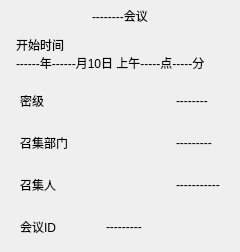
                      <widget class="QWidget" name="widget_item2" native="true">
                       <property name="maximumSize">
                        <size>
                         <width>966</width>
                         <height>902</height>
                        </size>
                       </property>
                       <layout class="QVBoxLayout" name="verticalLayout_9">
                        <property name="topMargin">
                         <number>7</number>
                        </property>
                        <property name="bottomMargin">
                         <number>7</number>
                        </property>
                        <item>
                         <widget class="QWidget" name="widget_26" native="true">
                          <property name="styleSheet">
                           <string notr="true">background:none;</string>
                          </property>
                          <layout class="QHBoxLayout" name="horizontalLayout_15">
                           <property name="spacing">
                            <number>0</number>
                           </property>
                           <property name="topMargin">
                            <number>0</number>
                           </property>
                           <property name="bottomMargin">
                            <number>0</number>
                           </property>
                           <item alignment="Qt::AlignHCenter">
                            <widget class="QLabel" name="lab_title3">
                             <property name="text">
                              <string>--------会议</string>
                             </property>
                            </widget>
                           </item>
                          </layout>
                         </widget>
                        </item>
                        <item>
                         <widget class="QWidget" name="widget_25" native="true">
                          <property name="styleSheet">
                           <string notr="true">background:none;</string>
                          </property>
                          <layout class="QVBoxLayout" name="verticalLayout_8">
                           <property name="spacing">
                            <number>0</number>
                           </property>
                           <property name="leftMargin">
                            <number>5</number>
                           </property>
                           <property name="topMargin">
                            <number>5</number>
                           </property>
                           <property name="rightMargin">
                            <number>5</number>
                           </property>
                           <property name="bottomMargin">
                            <number>5</number>
                           </property>
                           <item>
                            <widget class="QLabel" name="lab_t9">
                             <property name="text">
                              <string>开始时间</string>
                             </property>
                            </widget>
                           </item>
                           <item>
                            <widget class="QLabel" name="start_time3">
                             <property name="text">
                              <string>------年------月10日 上午-----点-----分</string>
                             </property>
                            </widget>
                           </item>
                          </layout>
                         </widget>
                        </item>
                        <item alignment="Qt::AlignLeft">
                         <widget class="QWidget" name="widget_24" native="true">
                          <property name="styleSheet">
                           <string notr="true">background:none;</string>
                          </property>
                          <layout class="QHBoxLayout" name="horizontalLayout_14">
                           <item alignment="Qt::AlignLeft">
                            <widget class="QLabel" name="lab_t11">
                             <property name="minimumSize">
                              <size>
                               <width>150</width>
                               <height>0</height>
                              </size>
                             </property>
                             <property name="maximumSize">
                              <size>
                               <width>150</width>
                               <height>16777215</height>
                              </size>
                             </property>
                             <property name="text">
                              <string>密级         </string>
                             </property>
                            </widget>
                           </item>
                           <item>
                            <widget class="QLabel" name="security3">
                             <property name="text">
                              <string>--------</string>
                             </property>
                            </widget>
                           </item>
                          </layout>
                         </widget>
                        </item>
                        <item alignment="Qt::AlignLeft">
                         <widget class="QWidget" name="widget_23" native="true">
                          <property name="styleSheet">
                           <string notr="true">background:none;</string>
                          </property>
                          <layout class="QHBoxLayout" name="horizontalLayout_13">
                           <item>
                            <widget class="QLabel" name="lab_t10">
                             <property name="minimumSize">
                              <size>
                               <width>150</width>
                               <height>0</height>
                              </size>
                             </property>
                             <property name="maximumSize">
                              <size>
                               <width>150</width>
                               <height>16777215</height>
                              </size>
                             </property>
                             <property name="text">
                              <string>召集部门</string>
                             </property>
                            </widget>
                           </item>
                           <item alignment="Qt::AlignLeft">
                            <widget class="QLabel" name="bur_bumen3">
                             <property name="text">
                              <string>---------</string>
                             </property>
                            </widget>
                           </item>
                          </layout>
                         </widget>
                        </item>
                        <item alignment="Qt::AlignLeft">
                         <widget class="QWidget" name="widget_27" native="true">
                          <property name="styleSheet">
                           <string notr="true">background:none;</string>
                          </property>
                          <layout class="QHBoxLayout" name="horizontalLayout_16">
                           <item>
                            <widget class="QLabel" name="lab_t12">
                             <property name="minimumSize">
                              <size>
                               <width>150</width>
                               <height>0</height>
                              </size>
                             </property>
                             <property name="maximumSize">
                              <size>
                               <width>150</width>
                               <height>16777215</height>
                              </size>
                             </property>
                             <property name="text">
                              <string>召集人</string>
                             </property>
                            </widget>
                           </item>
                           <item>
                            <widget class="QLabel" name="sponsor3">
                             <property name="text">
                              <string>-----------</string>
                             </property>
                            </widget>
                           </item>
                          </layout>
                         </widget>
                        </item>
                        <item alignment="Qt::AlignLeft">
                         <widget class="QWidget" name="widget_31" native="true">
                          <property name="styleSheet">
                           <string notr="true">background:none;</string>
                          </property>
                          <layout class="QHBoxLayout" name="horizontalLayout_23">
                           <item>
                            <widget class="QLabel" name="lab_t22">
                             <property name="minimumSize">
                              <size>
                               <width>80</width>
                               <height>0</height>
                              </size>
                             </property>
                             <property name="maximumSize">
                              <size>
                               <width>16777215</width>
                               <height>16777215</height>
                              </size>
                             </property>
                             <property name="text">
                              <string>会议ID</string>
                             </property>
                            </widget>
                           </item>
                           <item>
                            <widget class="QLabel" name="meetingId3">
                             <property name="text">
                              <string>---------</string>
                             </property>
                            </widget>
                           </item>
                          </layout>
                         </widget>
                        </item>
                       </layout>
                      </widget>
